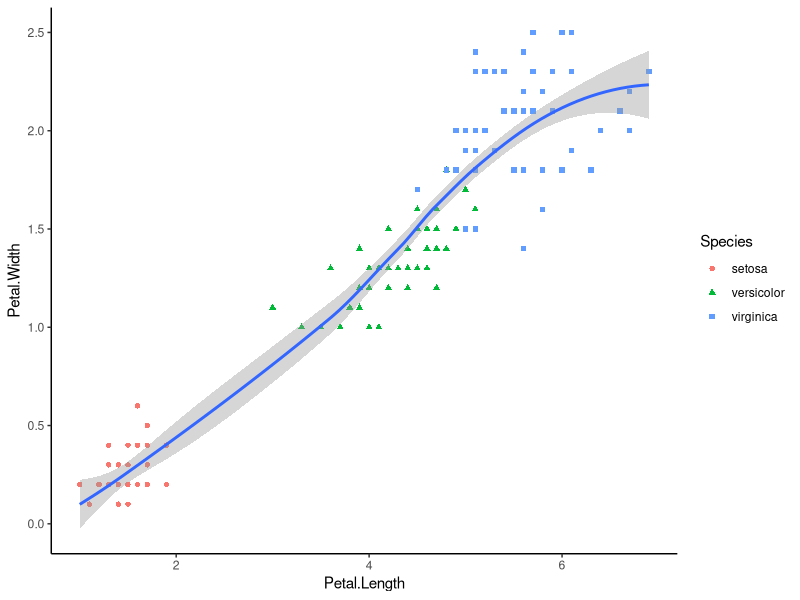
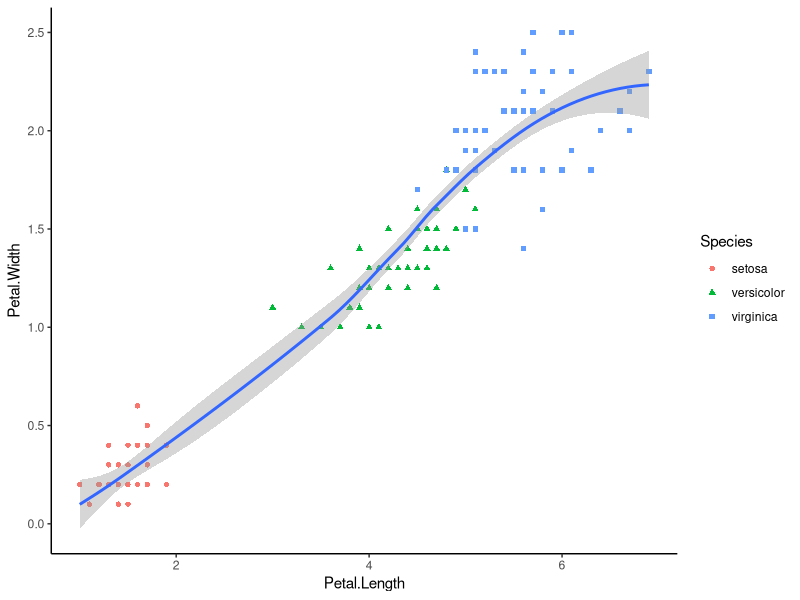

Here is the R script that generated these plots, in order:
## ---- chunk 1
#| echo: false
#| fig-dpi: 300

library(ggplot2)

iris |> 
  ggplot2::ggplot(
    ggplot2::aes(x = Petal.Length, y = Petal.Width)
  ) + 
  ggplot2::geom_point(
    ggplot2::aes(color = Species, shape = Species)
  ) + 
  ggplot2::geom_smooth(
    formula = y ~ x, method = "loess"
  ) + 
  ggplot2::theme_classic()
## ---- chunk 2
#| echo: true
#| output-location: column-fragment
#| fig-dpi: 300

library(ggplot2)

iris |> 
  ggplot2::ggplot(
    ggplot2::aes(x = Petal.Length, y = Petal.Width)
  ) + 
  ggplot2::geom_point(
    ggplot2::aes(color = Species, shape = Species)
  ) + 
  ggplot2::geom_smooth(
    formula = y ~ x, method = "loess"
  ) + 
  ggplot2::theme_classic()
